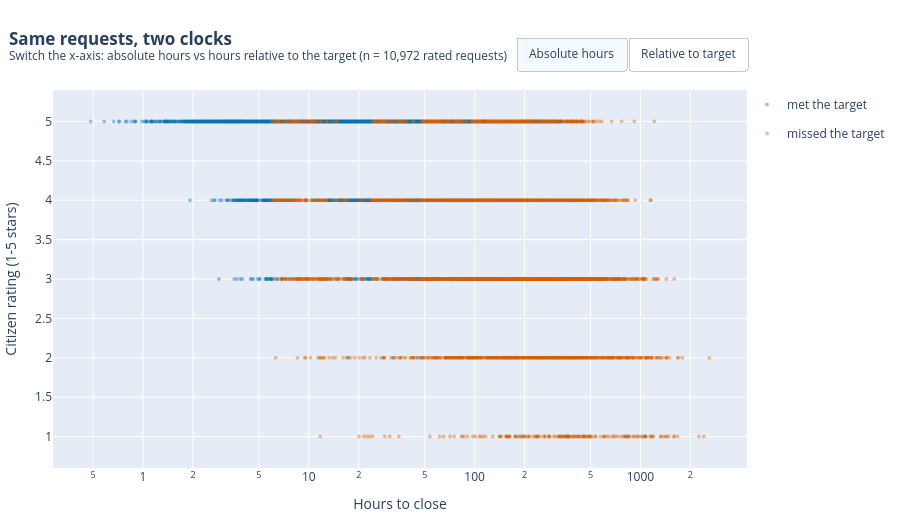

The notebook cell saved with this chart:
### Markdown cell above
The gap holds inside all eight services: on-time means are 1.13-1.39 stars above late means, with no sign flip (streetlight 1.13, water leak 1.17, others 1.32-1.39). By delay band, every service averages 4.93-4.95 stars below 0.5x its target and 2.44-2.87 above 2x. Among on-time requests only, the hours-rating correlation is just -0.10 to -0.34, so mixing services with different targets is not what drives the result.

### Code cell
# Scattergl handles all 10,972 points without sampling.
import plotly.express as px
import plotly.graph_objects as go
met   = rated[~rated["missed"]]
miss  = rated[ rated["missed"]]

# Hours go into customdata so the tooltip keeps them under both axes.
HOVER = ("<b>%{customdata[0]}</b><br>"
         "Department: %{customdata[1]}<br>"
         "Time: %{customdata[2]:.1f} h (target %{customdata[3]:.0f} h)<br>"
         "Rating: %{y:.0f}<extra></extra>")

# Trace order matters: buttons toggle visibility by position.
traces = [
    go.Scattergl(x=met["hours"], y=met["citizen_rating"], mode="markers",
                 name="met the target", legendgroup="met",
                 marker=dict(color=KEPT, size=4, opacity=0.4, line=dict(width=0)),
                 customdata=np.stack([met["category"], met["department"],
                                     met["hours"], met["target_hours"]], axis=-1),
                 hovertemplate=HOVER),
    go.Scattergl(x=miss["hours"], y=miss["citizen_rating"], mode="markers",
                 name="missed the target", legendgroup="miss",
                 marker=dict(color=MISS, size=4, opacity=0.4, line=dict(width=0)),
                 customdata=np.stack([miss["category"], miss["department"],
                                     miss["hours"], miss["target_hours"]], axis=-1),
                 hovertemplate=HOVER),
    go.Scattergl(x=met["ratio"], y=met["citizen_rating"], mode="markers",
                 name="met the target", legendgroup="met", visible=False,
                 marker=dict(color=KEPT, size=4, opacity=0.4, line=dict(width=0)),
                 customdata=np.stack([met["category"], met["department"],
                                     met["hours"], met["target_hours"]], axis=-1),
                 hovertemplate=HOVER, showlegend=False),
    go.Scattergl(x=miss["ratio"], y=miss["citizen_rating"], mode="markers",
                 name="missed the target", legendgroup="miss", visible=False,
                 marker=dict(color=MISS, size=4, opacity=0.4, line=dict(width=0)),
                 customdata=np.stack([miss["category"], miss["department"],
                                     miss["hours"], miss["target_hours"]], axis=-1),
                 hovertemplate=HOVER, showlegend=False),
]

fig = go.Figure(data=traces)

fig.update_layout(
    title=dict(text=f"<b>Same requests, two clocks</b><br>"
                    f"<sup>Switch the x-axis: absolute hours vs hours relative to the target (n = {len(rated):,} rated requests)</sup>",
               x=0.01, xanchor="left"),
    xaxis=dict(title="Hours to close", type="log"),
    yaxis=dict(title="Citizen rating (1-5 stars)", range=[0.6, 5.4]),
    legend=dict(title="", x=1, y=1, bgcolor="rgba(255,255,255,0.75)"),
    margin=dict(l=10, r=10, t=90, b=10), height=520,
    updatemenus=[dict(
        type="buttons", direction="right", x=1.0, y=1.14, xanchor="right", yanchor="top",
        buttons=[
            dict(label="Absolute hours", method="update",
                 args=[{"visible": [True, True, False, False]},
                       {"xaxis": {"title": "Hours to close", "type": "log"}}]),
            dict(label="Relative to target", method="update",
                 args=[{"visible": [False, False, True, True]},
                       {"xaxis": {"title": "Hours / target hours", "type": "log"}}])])])

out = INT_DIR / "I1_sq1_switchable_scatter.html"
fig.write_html(out, include_plotlyjs=True, full_html=True)
print(f"{out.name}: {out.stat().st_size/1024/1024:.1f} MB (self-contained, opens offline)")
fig.show()

### Figure 1 — Plotly figure (JSON) as saved in the notebook; plotly's stock layout.template omitted (floating-point values rounded to 4 significant figures; data arrays with more than 128 entries replaced by an {"elided": "..."} marker saying what was removed)
{"data": [{"customdata": {"elided": "6820x4 mixed values"}, "hovertemplate": "<b>%{customdata[0]}</b><br>Department: %{customdata[1]}<br>Time: %{customdata[2]:.1f} h (target %{customdata[3]:.0f} h)<br>Rating: %{y:.0f}<extra></extra>", "legendgroup": "met", "marker": {"color": "#0072B2", "line": {"width": 0}, "opacity": 0.4, "size": 4}, "mode": "markers", "name": "met the target", "type": "scattergl", "x": {"elided": "6820 float values"}, "y": {"elided": "6820 float values"}}, {"customdata": {"elided": "4152x4 mixed values"}, "hovertemplate": "<b>%{customdata[0]}</b><br>Department: %{customdata[1]}<br>Time: %{customdata[2]:.1f} h (target %{customdata[3]:.0f} h)<br>Rating: %{y:.0f}<extra></extra>", "legendgroup": "miss", "marker": {"color": "#D55E00", "line": {"width": 0}, "opacity": 0.4, "size": 4}, "mode": "markers", "name": "missed the target", "type": "scattergl", "x": {"elided": "4152 float values"}, "y": {"elided": "4152 float values"}}, {"customdata": {"elided": "6820x4 mixed values"}, "hovertemplate": "<b>%{customdata[0]}</b><br>Department: %{customdata[1]}<br>Time: %{customdata[2]:.1f} h (target %{customdata[3]:.0f} h)<br>Rating: %{y:.0f}<extra></extra>", "legendgroup": "met", "marker": {"color": "#0072B2", "line": {"width": 0}, "opacity": 0.4, "size": 4}, "mode": "markers", "name": "met the target", "showlegend": false, "type": "scattergl", "visible": false, "x": {"elided": "6820 float values"}, "y": {"elided": "6820 float values"}}, {"customdata": {"elided": "4152x4 mixed values"}, "hovertemplate": "<b>%{customdata[0]}</b><br>Department: %{customdata[1]}<br>Time: %{customdata[2]:.1f} h (target %{customdata[3]:.0f} h)<br>Rating: %{y:.0f}<extra></extra>", "legendgroup": "miss", "marker": {"color": "#D55E00", "line": {"width": 0}, "opacity": 0.4, "size": 4}, "mode": "markers", "name": "missed the target", "showlegend": false, "type": "scattergl", "visible": false, "x": {"elided": "4152 float values"}, "y": {"elided": "4152 float values"}}], "layout": {"height": 520, "legend": {"bgcolor": "rgba(255,255,255,0.75)", "title": {"text": ""}, "x": 1, "y": 1}, "margin": {"b": 10, "l": 10, "r": 10, "t": 90}, "title": {"text": "<b>Same requests, two clocks</b><br><sup>Switch the x-axis: absolute hours vs hours relative to the target (n = 10,972 rated requests)</sup>", "x": 0.01, "xanchor": "left"}, "updatemenus": [{"buttons": [{"args": [{"visible": [true, true, false, false]}, {"xaxis": {"title": "Hours to close", "type": "log"}}], "label": "Absolute hours", "method": "update"}, {"args": [{"visible": [false, false, true, true]}, {"xaxis": {"title": "Hours / target hours", "type": "log"}}], "label": "Relative to target", "method": "update"}], "direction": "right", "type": "buttons", "x": 1, "xanchor": "right", "y": 1.14, "yanchor": "top"}], "xaxis": {"title": {"text": "Hours to close"}, "type": "log"}, "yaxis": {"range": [0.6, 5.4], "title": {"text": "Citizen rating (1-5 stars)"}}}}
